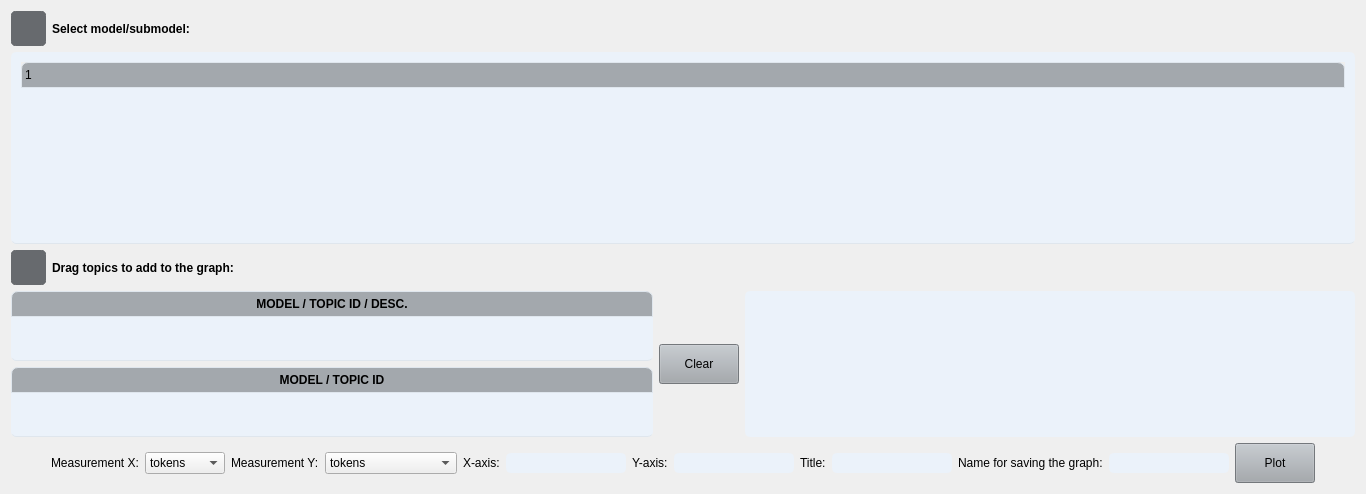
                  <widget class="QWidget" name="tabsPage8">
                   <layout class="QVBoxLayout" name="verticalLayout_41">
                    <item>
                     <layout class="QVBoxLayout" name="verticalLayout_40">
                      <item>
                       <layout class="QHBoxLayout" name="horizontalLayout_17">
                        <item>
                         <widget class="QPushButton" name="infoButtonSelectModelDiagnostic">
                          <property name="sizePolicy">
                           <sizepolicy hsizetype="Fixed" vsizetype="Fixed">
                            <horstretch>0</horstretch>
                            <verstretch>0</verstretch>
                           </sizepolicy>
                          </property>
                          <property name="minimumSize">
                           <size>
                            <width>35</width>
                            <height>35</height>
                           </size>
                          </property>
                          <property name="maximumSize">
                           <size>
                            <width>35</width>
                            <height>35</height>
                           </size>
                          </property>
                          <property name="styleSheet">
                           <string notr="true">QPushButton {
	border: 5px solid #676A6E;
	border-radius: 5px;	
	background-color: #676A6E;
}
QPushButton:hover {
	background-color: #676A6E;
	border: 2px solid #676A6E;
}
QPushButton:pressed {	
	background-color: #676A6E;
	border: 2px solid #676A6E;
}</string>
                          </property>
                          <property name="text">
                           <string/>
                          </property>
                         </widget>
                        </item>
                        <item>
                         <widget class="QLabel" name="labelSelectModelToShow_4">
                          <property name="font">
                           <font>
                            <weight>75</weight>
                            <bold>true</bold>
                           </font>
                          </property>
                          <property name="text">
                           <string>Select model/submodel:</string>
                          </property>
                         </widget>
                        </item>
                       </layout>
                      </item>
                      <item>
                       <widget class="QTreeWidget" name="treeWidgetSelectModelToDiagnostic">
                        <property name="sizePolicy">
                         <sizepolicy hsizetype="Expanding" vsizetype="Expanding">
                          <horstretch>0</horstretch>
                          <verstretch>0</verstretch>
                         </sizepolicy>
                        </property>
                        <property name="minimumSize">
                         <size>
                          <width>0</width>
                          <height>0</height>
                         </size>
                        </property>
                        <property name="maximumSize">
                         <size>
                          <width>16777215</width>
                          <height>16777215</height>
                         </size>
                        </property>
                        <property name="styleSheet">
                         <string notr="true">QTreeWidget {	
	background-color: #EBF2FA;
	padding: 10px;
	border-radius: 5px;
	gridline-color: #DFE6ED;
	border-bottom: 1px solid #DFE6ED;
}
QTreeWidget::item{
	border-color: #DFE6ED;
	padding-left: 5px;
	padding-right: 5px;
	gridline-color: #DFE6ED;
}
QTreeWidget::item:selected{
	background-color: #C7CDDA;
}
QScrollBar:horizontal {
    border: none;
    background: #A3A8AD;
    height: 14px;
    margin: 0px 21px 0 21px;
	border-radius: 0px;
}
 QScrollBar:vertical {
	border: none;
    background: #A3A8AD;
    width: 14px;
    margin: 21px 0 21px 0;
	border-radius: 0px;
 }
QHeaderView::section{
	Background-color: #A3A8AD;
	max-width: 30px;
	border: 1px solid #A3A8AD;
	border-style: none;
    border-bottom: 1px solid #DFE6ED;
    border-right: 1px solid #DFE6ED;
}
QTreeWidget::horizontalHeader {	
	background-color: #A3A8AD;
}
QHeaderView::section:horizontal
{
    border: 1px solid #DFE6ED;
	background-color: #A3A8AD;
	padding: 3px;
	border-top-left-radius: 7px;
    border-top-right-radius: 7px;
}
QHeaderView::section:vertical
{
    border: 1px solid #A3A8AD;
}</string>
                        </property>
                        <column>
                         <property name="text">
                          <string/>
                         </property>
                        </column>
                       </widget>
                      </item>
                     </layout>
                    </item>
                    <item>
                     <layout class="QHBoxLayout" name="horizontalLayout_20">
                      <item>
                       <widget class="QPushButton" name="infoButtonDragTopicDiagnostic">
                        <property name="sizePolicy">
                         <sizepolicy hsizetype="Fixed" vsizetype="Fixed">
                          <horstretch>0</horstretch>
                          <verstretch>0</verstretch>
                         </sizepolicy>
                        </property>
                        <property name="minimumSize">
                         <size>
                          <width>35</width>
                          <height>35</height>
                         </size>
                        </property>
                        <property name="maximumSize">
                         <size>
                          <width>35</width>
                          <height>35</height>
                         </size>
                        </property>
                        <property name="styleSheet">
                         <string notr="true">QPushButton {
	border: 5px solid #676A6E;
	border-radius: 5px;	
	background-color: #676A6E;
}
QPushButton:hover {
	background-color: #676A6E;
	border: 2px solid #676A6E;
}
QPushButton:pressed {	
	background-color: #676A6E;
	border: 2px solid #676A6E;
}</string>
                        </property>
                        <property name="text">
                         <string/>
                        </property>
                       </widget>
                      </item>
                      <item>
                       <widget class="QLabel" name="labelSelectModelToShow_8">
                        <property name="font">
                         <font>
                          <weight>75</weight>
                          <bold>true</bold>
                         </font>
                        </property>
                        <property name="text">
                         <string>Drag topics to add to the graph:</string>
                        </property>
                       </widget>
                      </item>
                     </layout>
                    </item>
                    <item>
                     <layout class="QHBoxLayout" name="horizontalLayout_21">
                      <item>
                       <layout class="QVBoxLayout" name="verticalLayout_39">
                        <item>
                         <widget class="QTableWidget" name="tableDragFrom">
                          <property name="sizePolicy">
                           <sizepolicy hsizetype="Expanding" vsizetype="Expanding">
                            <horstretch>0</horstretch>
                            <verstretch>0</verstretch>
                           </sizepolicy>
                          </property>
                          <property name="minimumSize">
                           <size>
                            <width>0</width>
                            <height>0</height>
                           </size>
                          </property>
                          <property name="maximumSize">
                           <size>
                            <width>16777215</width>
                            <height>16777215</height>
                           </size>
                          </property>
                          <property name="styleSheet">
                           <string notr="true">QTableWidget {	
	background-color: rgb(235, 242, 250);
	padding: 0px;
	border-radius: 5px;
	gridline-color: #DFE6ED;
	border-bottom: 1px solid #DFE6ED;
}
QTableWidget::item{
	padding-left: 5px;
	padding-right: 5px;
    	border-bottom: 0.7px solid #DFE6ED;
	border-top: 0.7px solid #DFE6ED;
	border-left: 0.7px solid #DFE6ED;
	border-right: 0.7px solid #DFE6ED;
}
QTableWidget::item:selected{
	background-color: #C7CDDA;
}
QScrollBar:horizontal {
    border: none;
    background: #A3A8AD;
    height: 14px;
    margin: 0px 21px 0 21px;
	border-radius: 0px;
}
 QScrollBar:vertical {
	border: none;
    background: #A3A8AD;
    width: 14px;
    margin: 21px 0 21px 0;
	border-radius: 0px;
 }
QHeaderView::section{
	Background-color: #A3A8AD;
	max-width: 30px;
	border: 1px solid #A3A8AD;
	border-style: none;
    border-bottom: 1px solid #DFE6ED;
    border-right: 1px solid #DFE6ED;
}
QTableWidget::horizontalHeader {	
	background-color: #A3A8AD;
}
QHeaderView::section:horizontal
{
    border: 1px solid #DFE6ED;
	background-color: #A3A8AD;
	padding: 3px;
	border-top-left-radius: 7px;
    border-top-right-radius: 7px;
}</string>
                          </property>
                          <property name="sizeAdjustPolicy">
                           <enum>QAbstractScrollArea::AdjustToContentsOnFirstShow</enum>
                          </property>
                          <property name="editTriggers">
                           <set>QAbstractItemView::NoEditTriggers</set>
                          </property>
                          <property name="dragEnabled">
                           <bool>true</bool>
                          </property>
                          <property name="dragDropMode">
                           <enum>QAbstractItemView::DragOnly</enum>
                          </property>
                          <attribute name="horizontalHeaderDefaultSectionSize">
                           <number>400</number>
                          </attribute>
                          <attribute name="horizontalHeaderMinimumSectionSize">
                           <number>200</number>
                          </attribute>
                          <attribute name="horizontalHeaderStretchLastSection">
                           <bool>true</bool>
                          </attribute>
                          <attribute name="verticalHeaderVisible">
                           <bool>false</bool>
                          </attribute>
                          <attribute name="verticalHeaderStretchLastSection">
                           <bool>false</bool>
                          </attribute>
                          <column>
                           <property name="text">
                            <string>MODEL / TOPIC ID / DESC.</string>
                           </property>
                           <property name="font">
                            <font>
                             <weight>75</weight>
                             <bold>true</bold>
                            </font>
                           </property>
                          </column>
                         </widget>
                        </item>
                        <item>
                         <widget class="QTableWidget" name="tableDragTo">
                          <property name="sizePolicy">
                           <sizepolicy hsizetype="Expanding" vsizetype="Expanding">
                            <horstretch>0</horstretch>
                            <verstretch>0</verstretch>
                           </sizepolicy>
                          </property>
                          <property name="minimumSize">
                           <size>
                            <width>0</width>
                            <height>0</height>
                           </size>
                          </property>
                          <property name="maximumSize">
                           <size>
                            <width>16777215</width>
                            <height>16777215</height>
                           </size>
                          </property>
                          <property name="styleSheet">
                           <string notr="true">QTableWidget {	
	background-color: rgb(235, 242, 250);
	padding: 0px;
	border-radius: 5px;
	gridline-color: #DFE6ED;
	border-bottom: 1px solid #DFE6ED;
}
QTableWidget::item{
	padding-left: 5px;
	padding-right: 5px;
    	border-bottom: 0.7px solid #DFE6ED;
	border-top: 0.7px solid #DFE6ED;
	border-left: 0.7px solid #DFE6ED;
	border-right: 0.7px solid #DFE6ED;
}
QTableWidget::item:selected{
	background-color: #C7CDDA;
}
QScrollBar:horizontal {
    border: none;
    background: #A3A8AD;
    height: 14px;
    margin: 0px 21px 0 21px;
	border-radius: 0px;
}
 QScrollBar:vertical {
	border: none;
    background: #A3A8AD;
    width: 14px;
    margin: 21px 0 21px 0;
	border-radius: 0px;
 }
QHeaderView::section{
	Background-color: #A3A8AD;
	max-width: 30px;
	border: 1px solid #A3A8AD;
	border-style: none;
    border-bottom: 1px solid #DFE6ED;
    border-right: 1px solid #DFE6ED;
}
QTableWidget::horizontalHeader {	
	background-color: #A3A8AD;
}
QHeaderView::section:horizontal
{
    border: 1px solid #DFE6ED;
	background-color: #A3A8AD;
	padding: 3px;
	border-top-left-radius: 7px;
    border-top-right-radius: 7px;
}</string>
                          </property>
                          <property name="sizeAdjustPolicy">
                           <enum>QAbstractScrollArea::AdjustToContentsOnFirstShow</enum>
                          </property>
                          <property name="editTriggers">
                           <set>QAbstractItemView::NoEditTriggers</set>
                          </property>
                          <property name="dragEnabled">
                           <bool>true</bool>
                          </property>
                          <property name="dragDropMode">
                           <enum>QAbstractItemView::DragDrop</enum>
                          </property>
                          <attribute name="horizontalHeaderDefaultSectionSize">
                           <number>150</number>
                          </attribute>
                          <attribute name="horizontalHeaderStretchLastSection">
                           <bool>true</bool>
                          </attribute>
                          <attribute name="verticalHeaderVisible">
                           <bool>false</bool>
                          </attribute>
                          <column>
                           <property name="text">
                            <string>MODEL / TOPIC ID</string>
                           </property>
                           <property name="font">
                            <font>
                             <weight>75</weight>
                             <bold>true</bold>
                            </font>
                           </property>
                          </column>
                         </widget>
                        </item>
                       </layout>
                      </item>
                      <item>
                       <widget class="QPushButton" name="pushButtonClearDiagnostics">
                        <property name="sizePolicy">
                         <sizepolicy hsizetype="Fixed" vsizetype="Fixed">
                          <horstretch>0</horstretch>
                          <verstretch>0</verstretch>
                         </sizepolicy>
                        </property>
                        <property name="minimumSize">
                         <size>
                          <width>70</width>
                          <height>40</height>
                         </size>
                        </property>
                        <property name="styleSheet">
                         <string notr="true">QPushButton {
	background-color: #A3A8AD;
}
QPushButton:hover {
	background-color: #A3A8AD;
}
QPushButton:pressed {	
	background-color: #A3A8AD;
}</string>
                        </property>
                        <property name="text">
                         <string>Clear</string>
                        </property>
                       </widget>
                      </item>
                      <item>
                       <widget class="QWidget" name="plotPylavis_4" native="true">
                        <property name="sizePolicy">
                         <sizepolicy hsizetype="Expanding" vsizetype="Expanding">
                          <horstretch>0</horstretch>
                          <verstretch>0</verstretch>
                         </sizepolicy>
                        </property>
                        <property name="minimumSize">
                         <size>
                          <width>0</width>
                          <height>0</height>
                         </size>
                        </property>
                        <property name="maximumSize">
                         <size>
                          <width>16777215</width>
                          <height>16777215</height>
                         </size>
                        </property>
                        <property name="styleSheet">
                         <string notr="true">QWidget {
	background-color: #EBF2FA;
	border-radius: 5px;
	padding: 10px;
}
QWidget:hover {
	border: 2px solid #A3A8AD;
}
QWidget:focus {
	border: 2px solid #A3A8AD;
}
</string>
                        </property>
                        <layout class="QVBoxLayout" name="verticalLayout_42">
                         <item>
                          <layout class="QVBoxLayout" name="layoutPlot_5"/>
                         </item>
                        </layout>
                       </widget>
                      </item>
                     </layout>
                    </item>
                    <item>
                     <layout class="QHBoxLayout" name="horizontalLayout_22">
                      <item>
                       <layout class="QHBoxLayout" name="horizontalLayout_25">
                        <item>
                         <spacer name="horizontalSpacer_12">
                          <property name="orientation">
                           <enum>Qt::Horizontal</enum>
                          </property>
                          <property name="sizeHint" stdset="0">
                           <size>
                            <width>40</width>
                            <height>20</height>
                           </size>
                          </property>
                         </spacer>
                        </item>
                        <item>
                         <widget class="QLabel" name="labelSelectModelToShow_10">
                          <property name="font">
                           <font>
                            <weight>50</weight>
                            <bold>false</bold>
                           </font>
                          </property>
                          <property name="text">
                           <string>Measurement X:</string>
                          </property>
                         </widget>
                        </item>
                        <item>
                         <widget class="QComboBox" name="comboBox2">
                          <property name="styleSheet">
                           <string notr="true">comboBox {
	background-color: #EBF2FA;
	border-radius: 5px;
	border: 2px solid #EBF2FA;
	padding-left: 10px;
}
comboBox:hover {
	border: 2px solid #A3A8AD;
}
comboBox:focus {
	border: 2px solid #A3A8AD;
}</string>
                          </property>
                          <item>
                           <property name="text">
                            <string>tokens</string>
                           </property>
                          </item>
                          <item>
                           <property name="text">
                            <string>threshold</string>
                           </property>
                          </item>
                          <item>
                           <property name="text">
                            <string>topics</string>
                           </property>
                          </item>
                         </widget>
                        </item>
                        <item>
                         <widget class="QLabel" name="labelSelectModelToShow_5">
                          <property name="font">
                           <font>
                            <weight>50</weight>
                            <bold>false</bold>
                           </font>
                          </property>
                          <property name="text">
                           <string>Measurement Y:</string>
                          </property>
                         </widget>
                        </item>
                        <item>
                         <widget class="QComboBox" name="comboBox">
                          <property name="styleSheet">
                           <string notr="true">comboBox {
	background-color: #EBF2FA;
	border-radius: 5px;
	border: 2px solid #EBF2FA;
	padding-left: 10px;
}
comboBox:hover {
	border: 2px solid #A3A8AD;
}
comboBox:focus {
	border: 2px solid #A3A8AD;
}</string>
                          </property>
                          <item>
                           <property name="text">
                            <string>tokens</string>
                           </property>
                          </item>
                          <item>
                           <property name="text">
                            <string>document_entropy</string>
                           </property>
                          </item>
                          <item>
                           <property name="text">
                            <string>word-length</string>
                           </property>
                          </item>
                          <item>
                           <property name="text">
                            <string>coherence</string>
                           </property>
                          </item>
                          <item>
                           <property name="text">
                            <string>uniform_dist</string>
                           </property>
                          </item>
                          <item>
                           <property name="text">
                            <string>corpus_dist</string>
                           </property>
                          </item>
                          <item>
                           <property name="text">
                            <string>eff_num_words</string>
                           </property>
                          </item>
                          <item>
                           <property name="text">
                            <string>token-doc-diff</string>
                           </property>
                          </item>
                          <item>
                           <property name="text">
                            <string>rank_1_docs</string>
                           </property>
                          </item>
                          <item>
                           <property name="text">
                            <string>allocation_ratio</string>
                           </property>
                          </item>
                          <item>
                           <property name="text">
                            <string>allocation_count</string>
                           </property>
                          </item>
                          <item>
                           <property name="text">
                            <string>exclusivity</string>
                           </property>
                          </item>
                         </widget>
                        </item>
                       </layout>
                      </item>
                      <item>
                       <layout class="QHBoxLayout" name="horizontalLayout_26">
                        <item>
                         <widget class="QLabel" name="labelSelectModelToShow_6">
                          <property name="font">
                           <font>
                            <weight>50</weight>
                            <bold>false</bold>
                           </font>
                          </property>
                          <property name="text">
                           <string>X-axis:</string>
                          </property>
                         </widget>
                        </item>
                        <item>
                         <widget class="QLineEdit" name="xaxis_name">
                          <property name="sizePolicy">
                           <sizepolicy hsizetype="Fixed" vsizetype="Fixed">
                            <horstretch>0</horstretch>
                            <verstretch>0</verstretch>
                           </sizepolicy>
                          </property>
                          <property name="minimumSize">
                           <size>
                            <width>15</width>
                            <height>0</height>
                           </size>
                          </property>
                          <property name="styleSheet">
                           <string notr="true">QLineEdit {
	background-color: #EBF2FA;
	border-radius: 5px;
	border: 2px solid #EBF2FA;
	padding-left: 10px;
}
QLineEdit:hover {
	border: 2px solid #A3A8AD;
}
QLineEdit:focus {
	border: 2px solid #A3A8AD;
}</string>
                          </property>
                          <property name="text">
                           <string/>
                          </property>
                         </widget>
                        </item>
                       </layout>
                      </item>
                      <item>
                       <layout class="QHBoxLayout" name="horizontalLayout_27">
                        <item>
                         <widget class="QLabel" name="labelSelectModelToShow_7">
                          <property name="font">
                           <font>
                            <weight>50</weight>
                            <bold>false</bold>
                           </font>
                          </property>
                          <property name="text">
                           <string>Y-axis:</string>
                          </property>
                         </widget>
                        </item>
                        <item>
                         <widget class="QLineEdit" name="yaxis_name">
                          <property name="sizePolicy">
                           <sizepolicy hsizetype="Fixed" vsizetype="Fixed">
                            <horstretch>0</horstretch>
                            <verstretch>0</verstretch>
                           </sizepolicy>
                          </property>
                          <property name="minimumSize">
                           <size>
                            <width>15</width>
                            <height>0</height>
                           </size>
                          </property>
                          <property name="styleSheet">
                           <string notr="true">QLineEdit {
	background-color: #EBF2FA;
	border-radius: 5px;
	border: 2px solid #EBF2FA;
	padding-left: 10px;
}
QLineEdit:hover {
	border: 2px solid #A3A8AD;
}
QLineEdit:focus {
	border: 2px solid #A3A8AD;
}</string>
                          </property>
                          <property name="text">
                           <string/>
                          </property>
                         </widget>
                        </item>
                       </layout>
                      </item>
                      <item>
                       <layout class="QHBoxLayout" name="horizontalLayout_28">
                        <item>
                         <widget class="QLabel" name="labelSelectModelToShow_9">
                          <property name="font">
                           <font>
                            <weight>50</weight>
                            <bold>false</bold>
                           </font>
                          </property>
                          <property name="text">
                           <string>Title:</string>
                          </property>
                         </widget>
                        </item>
                        <item>
                         <widget class="QLineEdit" name="title_name">
                          <property name="sizePolicy">
                           <sizepolicy hsizetype="Fixed" vsizetype="Fixed">
                            <horstretch>0</horstretch>
                            <verstretch>0</verstretch>
                           </sizepolicy>
                          </property>
                          <property name="minimumSize">
                           <size>
                            <width>15</width>
                            <height>0</height>
                           </size>
                          </property>
                          <property name="styleSheet">
                           <string notr="true">QLineEdit {
	background-color: #EBF2FA;
	border-radius: 5px;
	border: 2px solid #EBF2FA;
	padding-left: 10px;
}
QLineEdit:hover {
	border: 2px solid #A3A8AD;
}
QLineEdit:focus {
	border: 2px solid #A3A8AD;
}</string>
                          </property>
                          <property name="text">
                           <string/>
                          </property>
                         </widget>
                        </item>
                       </layout>
                      </item>
                      <item>
                       <layout class="QHBoxLayout" name="horizontalLayout_4">
                        <item>
                         <widget class="QLabel" name="labelSavePlot">
                          <property name="font">
                           <font>
                            <weight>50</weight>
                            <bold>false</bold>
                           </font>
                          </property>
                          <property name="text">
                           <string>Name for saving the graph:</string>
                          </property>
                         </widget>
                        </item>
                        <item>
                         <widget class="QLineEdit" name="name_save_plot">
                          <property name="sizePolicy">
                           <sizepolicy hsizetype="Fixed" vsizetype="Fixed">
                            <horstretch>0</horstretch>
                            <verstretch>0</verstretch>
                           </sizepolicy>
                          </property>
                          <property name="minimumSize">
                           <size>
                            <width>15</width>
                            <height>0</height>
                           </size>
                          </property>
                          <property name="styleSheet">
                           <string notr="true">QLineEdit {
	background-color: #EBF2FA;
	border-radius: 5px;
	border: 2px solid #EBF2FA;
	padding-left: 10px;
}
QLineEdit:hover {
	border: 2px solid #A3A8AD;
}
QLineEdit:focus {
	border: 2px solid #A3A8AD;
}</string>
                          </property>
                          <property name="text">
                           <string/>
                          </property>
                         </widget>
                        </item>
                       </layout>
                      </item>
                      <item>
                       <widget class="QPushButton" name="pushButtonPlotDiagnosisGraph">
                        <property name="sizePolicy">
                         <sizepolicy hsizetype="Fixed" vsizetype="Fixed">
                          <horstretch>0</horstretch>
                          <verstretch>0</verstretch>
                         </sizepolicy>
                        </property>
                        <property name="minimumSize">
                         <size>
                          <width>60</width>
                          <height>40</height>
                         </size>
                        </property>
                        <property name="styleSheet">
                         <string notr="true">QPushButton {
	background-color: #A3A8AD;
}
QPushButton:hover {
	background-color: #A3A8AD;
}
QPushButton:pressed {	
	background-color: #A3A8AD;
}</string>
                        </property>
                        <property name="text">
                         <string>Plot</string>
                        </property>
                       </widget>
                      </item>
                      <item>
                       <spacer name="horizontalSpacer_11">
                        <property name="orientation">
                         <enum>Qt::Horizontal</enum>
                        </property>
                        <property name="sizeHint" stdset="0">
                         <size>
                          <width>40</width>
                          <height>20</height>
                         </size>
                        </property>
                       </spacer>
                      </item>
                     </layout>
                    </item>
                   </layout>
                  </widget>
